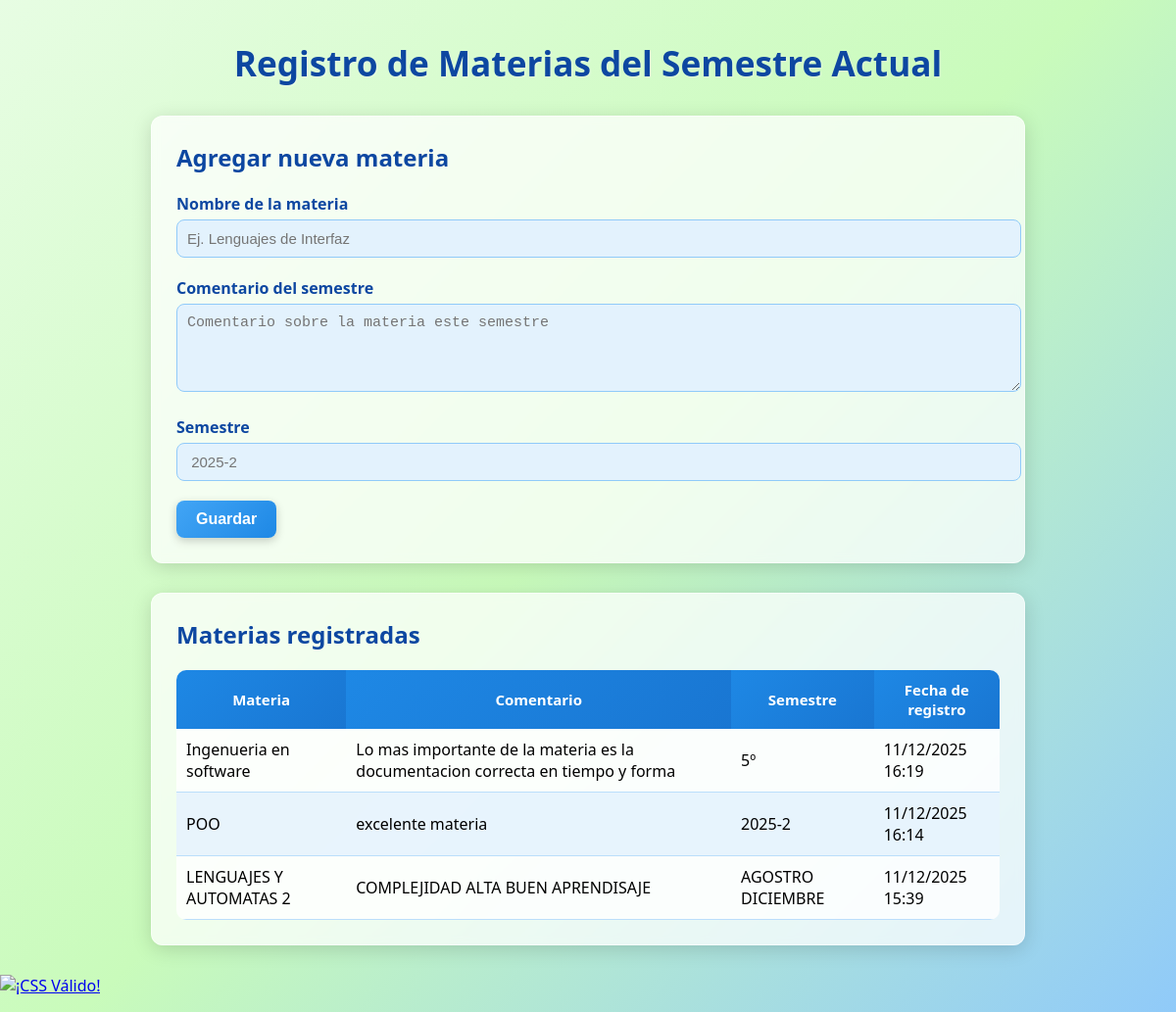
The page / on the database its author committed.
### materias/models.py (models this page shows, shortened)
class Materia(models.Model):
    nombre = models.CharField("Nombre de la materia", max_length=100)
    comentario = models.TextField("Comentario del semestre")
    semestre = models.CharField("Semestre", max_length=20)  # "2025-2" o "12vo"
    fecha_registro = models.DateTimeField("Fecha de registro", auto_now_add=True)

### materias/views.py (the view)
# urls.py: path('', views.registrar_materia, name='registrar_materia'),
def registrar_materia(request):
    if request.method == "POST":
        form = MateriaForm(request.POST)
        if form.is_valid():
            form.save()
            return redirect('registrar_materia')
    else:
        form = MateriaForm()
    materias = Materia.objects.all().order_by('-fecha_registro')
    contexto = {
        'form': form,
        'materias': materias,
    }
    return render(request, 'materias/registrar_materia.html', contexto)

### materias/forms.py
class MateriaForm(forms.ModelForm):
    class Meta:
        model = Materia
        fields = ['nombre', 'comentario', 'semestre']
        widgets = {
            'nombre': forms.TextInput(attrs={
                'class': 'form-control',
                'placeholder': 'Ej. Lenguajes de Interfaz'
            }),
            'comentario': forms.Textarea(attrs={
                'class': 'form-control',
                'rows': 4,
                'placeholder': 'Comentario sobre la materia este semestre'
            }),
            'semestre': forms.TextInput(attrs={
                'class': 'form-control',
                'placeholder': ' 2025-2'
            }),
        }

### materias/templates/materias/registrar_materia.html (shortened to what this page needs)
{% load static %}
<!DOCTYPE html>
<html lang="es">
<head>
    <link rel="stylesheet" href="{% static 'materias/styles.css' %}">
</head>
<body>
<h1>Registro de Materias del Semestre Actual</h1>
<div class="form-container">
    <h2>Agregar nueva materia</h2>
    <form method="post" id="form-materia">
        <div class="form-group">
            <label for="id_nombre">Nombre de la materia</label>
            {{ form.nombre }}
        </div>
        <div class="form-group">
            <label for="id_comentario">Comentario del semestre</label>
            {{ form.comentario }}
        </div>
        <div class="form-group">
            <label for="id_semestre">Semestre</label>
            {{ form.semestre }}
        </div>
        <button type="submit" class="btn">Guardar</button>
    </form>
</div>
<div class="table-container">
    <h2>Materias registradas</h2>
    <table>
        <thead>
            <tr>
                <th>Materia</th>
                <th>Comentario</th>
                <th>Semestre</th>
                <th>Fecha de registro</th>
            </tr>
        </thead>
        <tbody>
            {% for m in materias %}
            <tr>
                <td>{{ m.nombre }}</td>
                <td>{{ m.comentario }}</td>
                <td>{{ m.semestre }}</td>
                <td>{{ m.fecha_registro|date:"d/m/Y H:i" }}</td>
            </tr>
            {% empty %}
            <tr>
                <td colspan="4">No hay materias registradas aún.</td>
            </tr>
            {% endfor %}
        </tbody>
    </table>
</div>
</body>
<p>
    <a href="https://jigsaw.w3.org/css-validator/check/referer">
        <img style="border:0;width:88px;height:31px"
            src="https://jigsaw.w3.org/css-validator/images/vcss-blue"
            alt="¡CSS Válido!" />
    </a>
</p>
</html>

### materias/static/materias/styles.css (style rules this page uses)
body { font-family: "Segoe UI", Arial, sans-serif; margin: 0; padding: 0; background: linear-gradient(135deg, #e7fde3, #c9fbbb, #90caf9); min-height: 100vh; background-attachment: fixed; }
h1 { text-align: center; margin-top: 40px; font-size: 2.2rem; color: #0d47a1; text-shadow: 1px 1px 2px #ffffff70; }
.form-container, .table-container { width: 70%; margin: 30px auto; padding: 25px; background: #ffffffbb; backdrop-filter: blur(4px); border-radius: 12px; box-shadow: 0 4px 20px rgba(0,0,0,0.15); border: 1px solid #ffffff88; }
h2 { margin-top: 0; color: #0d47a1; }
.form-group { margin-bottom: 20px; }
label { display: block; font-weight: bold; color: #0d47a1; margin-bottom: 5px; }
input[type="text"], textarea { width: 100%; padding: 10px; border-radius: 8px; border: 1px solid #90caf9; background: #e3f2fd; outline: none; transition: 0.3s; font-size: 15px; }
.btn { padding: 10px 20px; border: none; border-radius: 8px; cursor: pointer; font-weight: bold; font-size: 16px; background: linear-gradient(135deg, #42a5f5, #1e88e5); color: white; box-shadow: 0 3px 10px rgba(0,0,0,0.2); transition: transform .2s, box-shadow .2s; }
table { width: 100%; border-collapse: collapse; border-radius: 10px; overflow: hidden; background: #ffffffcc; }
th { background: linear-gradient(135deg, #1e88e5, #1976d2); color: white; padding: 10px; font-size: 15px; }
td { padding: 10px; border-bottom: 1px solid #bbdefb; }
tr:nth-child(even) { background: #e3f2fdcc; }

### rows shown on the page
Materia: nombre "Ingenueria en software", comentario "Lo mas importante de la materia es la documentacion correcta en tiempo y forma", semestre "5º", fecha_registro "11/12/2025 16:19"
Materia: nombre "POO", comentario "excelente materia", semestre "2025-2", fecha_registro "11/12/2025 16:14"
Materia: nombre "LENGUAJES Y AUTOMATAS 2", comentario "COMPLEJIDAD ALTA BUEN APRENDISAJE", semestre "AGOSTRO DICIEMBRE", fecha_registro "11/12/2025 15:39"
